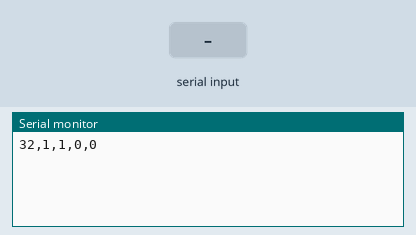
Recording of a sketch running on a simulated Arduino Uno, built with avr-gcc and run on an emulated ATmega328P. On the bench: the last lines printed to the serial monitor. The inputs (shaded band) are chosen by the test bench.

Above: at 3.0 s.
3.1 s: "1" received over Serial
At 4.4 s:
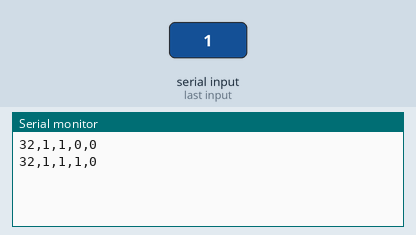
4.6 s: "0" received over Serial
6.1 s: "2" received over Serial
At 6.1 s:
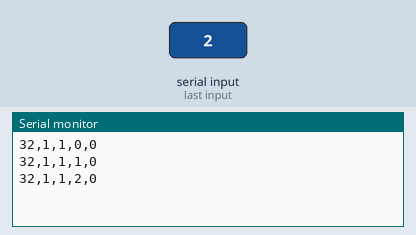
Timing chart, 0 to 9.1 s (numbered marks = the images above; inputs shaded):
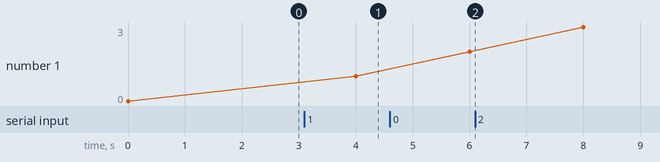

Measured:
- after the input at 3.1 s, the serial monitor: prints a new line after 0.90 s (image 1)
- plotted number 1: 0 → 1 after the input at 3.1 s, 1 → 2 after the input at 4.6 s, 2 → 3 after the input at 6.1 s

The sketch:

twoway.ino
```cpp
void setup() {
  // put your setup code here, to run once:
  Serial.begin(9600);

}

int shake = 0;
int count = 0;
int readed = 0;
void loop() {
  // put your main code here, to run repeatedly:
  if (shake == 0) {
    String counter = String(count);
    String readedconcat = String(readed);
    Serial.println("32,1,1," + counter + "," + readed);
    delay(1000);
    shake = 1;
  }

  if (shake == 1) {
    delay(1000);
    if (Serial.available()) {
      int readed = Serial.read();

      count++;
      shake = 0;
    }
  }
}
```
